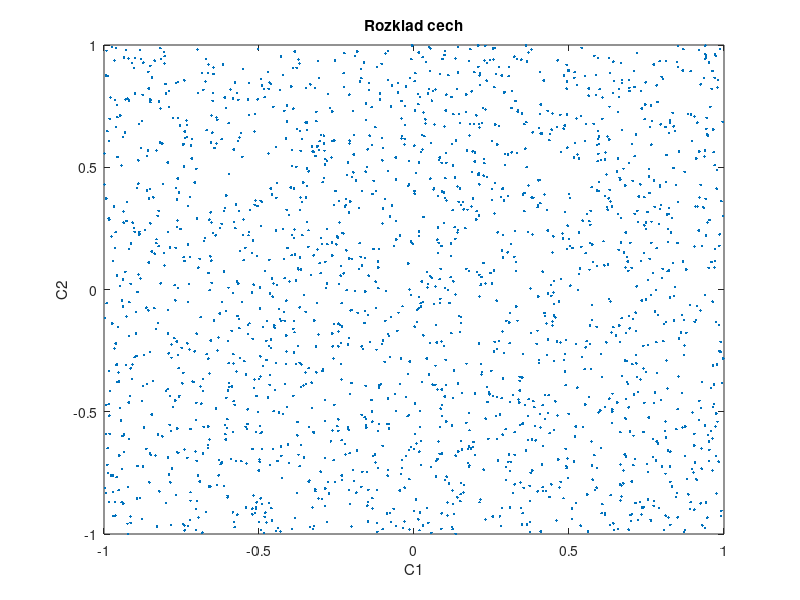
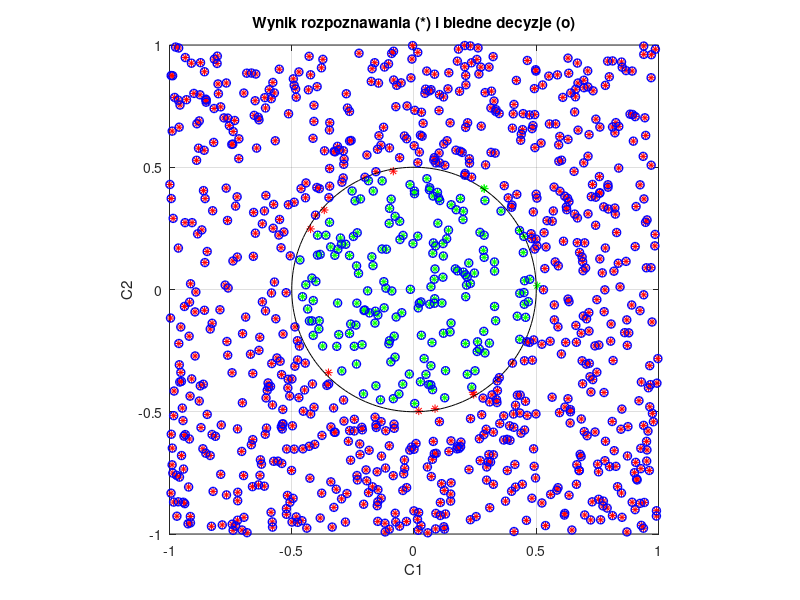

These figures' MATLAB source, in order:
% ai_0_demo.m
  clear all; close all;
  rng(1);                 % inicjalizacja generatora liczb losowych
% Generacja cech (normalnie obliczanie/ekstrakcja cech na podstawie danych) 
  N = 2000;               % liczba przykladow/wzorcow: 200, 2000, 20000
  C = 2*(rand(N,2)-0.5);  % N wierszy, 2 cechy/przyklad (2 kolumny) - liczby [-1...1]
  figure; plot(C(:,1),C(:,2),'.'); xlabel('C1'); ylabel('C2'); title('Rozklad cech'); 
% Definicja klas danych
  klasa = zeros(N,1);                            % 0 = norma
  x = C(:,1); y = C(:,2);                        % 1 = patologia
  if(0)
     klasa( y > myfun(x) ) = 1;                  % nasza funkcja
     xg = -1 : 0.01 : 1;  yg = myfun( xg );      % graniczna krzywa (xg,yg)
  else
     R = 0.5; x0 = 0; y0 = 0;                         % kolo o prom. R o srodku (x0,y0)
     klasa( sqrt( (x-x0).^2 + (y-y0).^2 ) < R ) = 1;  % wnetrze kola to klasa 1
     fi = 0:pi/100:2*pi; xg = x0+R*sin(fi); yg = y0+R*cos(fi);
  end
% Uczenie 
  nr = 1:2:N; svmStruct = fitcsvm( C(nr,:), klasa(nr), 'KernelFunction','RBF');
% Testowanie
  nr = 2:2:N; decyzja = predict( svmStruct, C(nr,:) );
% Bledy
  ind = find( decyzja~=klasa(nr) );              % indeksy blednych decyzji
  bledy = length( ind ),                         % liczba  blednych decyzji
  procent = bledy / length( nr ) * 100,          % procent blednych decyzji             
% Rysunek  
  figure;
  ind1 = find( decyzja==1 ); ind0 = find( decyzja==0 );
  plot(C(nr(ind1),1),C(nr(ind1),2),'r*',C(nr(ind0),1),C(nr(ind0),2),'g*');
  grid; axis([-1,1,-1,1]); axis square; hold on;
  xlabel('C1'); ylabel('C2'); title('Wynik rozpoznawania (*)');
  pause
  plot(xg,yg,'k-', C(nr(ind),1), C(nr(ind),2), 'bo','LineWidth',1);
  title('Wynik rozpoznawania (*) i bledne decyzje (o)');

% #######################
  function [y] = myfun(x)
     y = x.^2 + 0.5*x - 0.5;         % parabola
   % P=0.75; y = cos(P*2*pi*x);  % cosinus: P=0.25, 0.5, 0.75, 1, 1.5, 2  
  end
